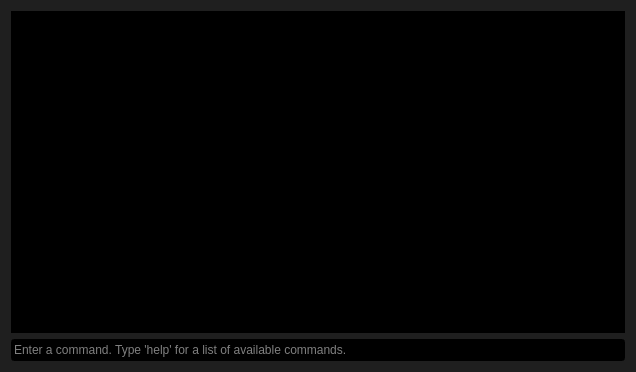
<?xml version="1.0" encoding="UTF-8"?>
<ui version="4.0">
 <class>Terminal</class>
 <widget class="QDialog" name="Terminal">
  <property name="geometry">
   <rect>
    <x>0</x>
    <y>0</y>
    <width>636</width>
    <height>372</height>
   </rect>
  </property>
  <property name="windowTitle">
   <string>Terminal</string>
  </property>
  <property name="windowIcon">
   <iconset resource="resources.qrc">
    <normaloff>:/icons/resources/usb-bt.ico</normaloff>:/icons/resources/usb-bt.ico</iconset>
  </property>
  <property name="styleSheet">
   <string notr="true">font: 9pt &quot;Consolas&quot;;
background-color: rgb(31, 31, 31);</string>
  </property>
  <layout class="QHBoxLayout" name="horizontalLayout">
   <item>
    <layout class="QVBoxLayout" name="verticalLayout">
     <item>
      <widget class="QTextEdit" name="textEdit_history">
       <property name="focusPolicy">
        <enum>Qt::WheelFocus</enum>
       </property>
       <property name="styleSheet">
        <string notr="true">QTextEdit {
background-color: rgb(0, 0, 0);
color: rgb(255, 255, 255);
	selection-color: rgb(0, 0, 0);
	selection-background-color: rgb(255, 255, 255);
}</string>
       </property>
       <property name="readOnly">
        <bool>true</bool>
       </property>
      </widget>
     </item>
     <item>
      <widget class="QLineEdit" name="lineEdit_command">
       <property name="styleSheet">
        <string notr="true">QLineEdit{
	background-color: rgb(0, 0, 0);
	color: rgb(255, 255, 255);
	selection-color: rgb(0, 0, 0);
	selection-background-color: rgb(255, 255, 255);
}</string>
       </property>
       <property name="placeholderText">
        <string>Enter a command. Type 'help' for a list of available commands.</string>
       </property>
      </widget>
     </item>
    </layout>
   </item>
  </layout>
 </widget>
 <layoutdefault spacing="6" margin="11"/>
 <tabstops>
  <tabstop>lineEdit_command</tabstop>
  <tabstop>textEdit_history</tabstop>
 </tabstops>
 <resources>
  <include location="resources.qrc"/>
 </resources>
 <connections/>
</ui>
